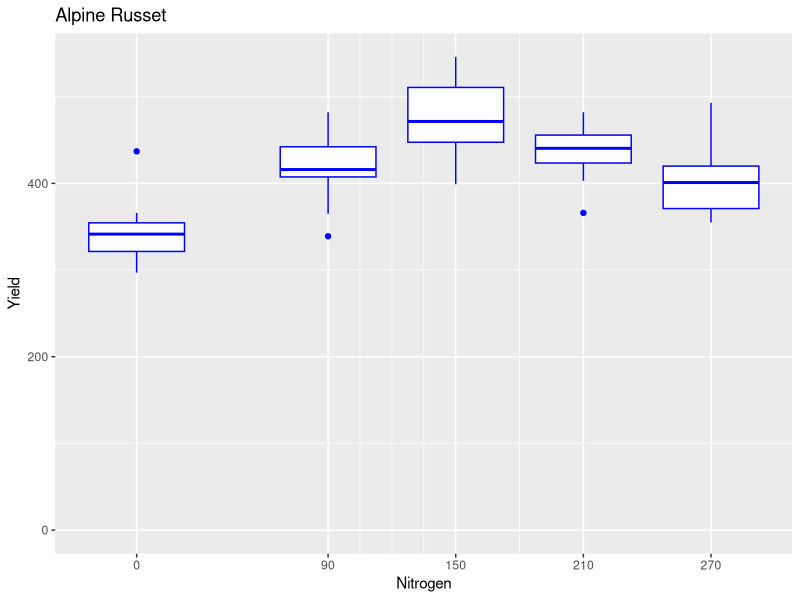
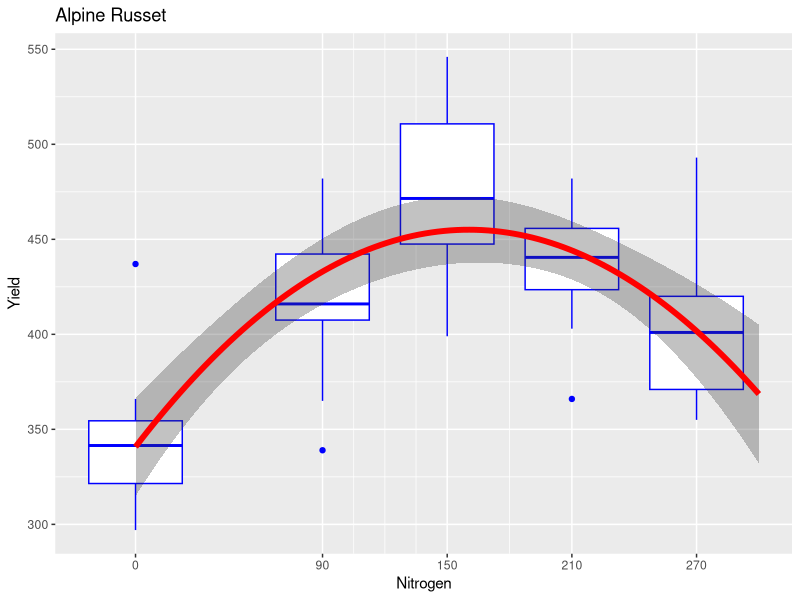
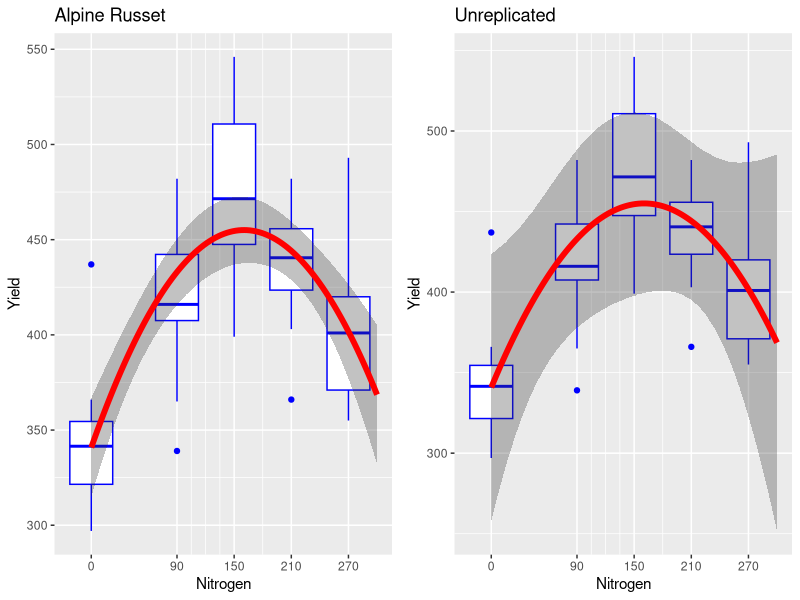

Here is the R script that generated these plots, in order:
## ---- chunk 1
library(lme4)
library(emmeans)
library(lmerTest)
library(ggplot2)
library(splines)
## ---- chunk 2
alpine_potato = read.csv('Alpine_Russet_yield.csv')
ggplot(alpine_potato,aes(x=Nitrogen,y=Yield,group = Nitrogen)) + geom_boxplot(color = 'blue',position = position_identity()) + ggtitle('Alpine Russet')+
    scale_x_continuous(breaks = unique(alpine_potato$Nitrogen)) + expand_limits(y=0)
## ---- chunk 3
model_reg4 = lm(Yield ~ Nitrogen + I(Nitrogen^2) + I(Nitrogen^3) + I(Nitrogen^4),alpine_potato)
anova(model_reg4)
## ---- chunk 4
model_reg2 = lm(Yield ~ Nitrogen + I(Nitrogen^2),alpine_potato)
Nitrogen_scale = seq(0,300,length=100)
alpine_model_fit = data.frame(Nitrogen = Nitrogen_scale)

reg2_means = as.data.frame(emmeans(model_reg2,specs = 'Nitrogen',at=list(Nitrogen = alpine_model_fit$Nitrogen)))
alpine_model_fit$reg2 = reg2_means$emmean
alpine_model_fit$reg2_m2SE = reg2_means$lower.CL
alpine_model_fit$reg2_p2SE = reg2_means$upper.CL
p1 = ggplot(alpine_potato,aes(x=Nitrogen)) +
    scale_x_continuous(breaks = unique(alpine_potato$Nitrogen))+ 
    geom_boxplot(aes(y=Yield,group = Nitrogen),color = 'blue',position = position_identity()) + ggtitle('Alpine Russet') + 
    geom_ribbon(data = alpine_model_fit,aes(ymin = reg2_m2SE,ymax = reg2_p2SE),alpha = 0.3) + 
    geom_line(data=alpine_model_fit,aes(y=reg2),size=2,color='red')

p1
## ---- chunk 5
alpine_potato$NitrogenFactor = factor(alpine_potato$Nitrogen)
model_unrep2 = lmer(Yield ~ Nitrogen + I(Nitrogen^2) + (1|NitrogenFactor),alpine_potato)
anova(model_unrep2,type='I',lmer.df = 'K')
## ---- chunk 6
anova(model_reg2)
## ---- chunk 7
unrep_reg2_means = as.data.frame(emmeans(model_unrep2,specs = 'Nitrogen',at=list(Nitrogen = alpine_model_fit$Nitrogen)))
alpine_model_fit$unrep_reg2 = unrep_reg2_means$emmean
alpine_model_fit$unrep_reg2_m2SE = unrep_reg2_means$lower.CL
alpine_model_fit$unrep_reg2_p2SE = unrep_reg2_means$upper.CL
p2 = ggplot(alpine_potato,aes(x=Nitrogen)) +
    scale_x_continuous(breaks = unique(alpine_potato$Nitrogen))+ 
    geom_boxplot(aes(y=Yield,group = Nitrogen),color = 'blue',position = position_identity()) + ggtitle('Unreplicated') + 
    geom_ribbon(data = alpine_model_fit,aes(ymin = unrep_reg2_m2SE,ymax = unrep_reg2_p2SE),alpha = 0.3) + 
    geom_line(data=alpine_model_fit,aes(y=unrep_reg2),size=2,color='red')

cowplot::plot_grid(p1,p2)
